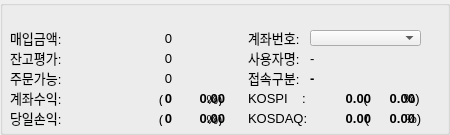
<?xml version="1.0" encoding="UTF-8"?>
<ui version="4.0">
 <class>GroupBox</class>
 <widget class="QGroupBox" name="GroupBox">
  <property name="windowModality">
   <enum>Qt::NonModal</enum>
  </property>
  <property name="geometry">
   <rect>
    <x>0</x>
    <y>0</y>
    <width>450</width>
    <height>135</height>
   </rect>
  </property>
  <property name="sizePolicy">
   <sizepolicy hsizetype="Preferred" vsizetype="Fixed">
    <horstretch>0</horstretch>
    <verstretch>0</verstretch>
   </sizepolicy>
  </property>
  <property name="minimumSize">
   <size>
    <width>450</width>
    <height>135</height>
   </size>
  </property>
  <property name="font">
   <font>
    <family>Arial</family>
    <pointsize>14</pointsize>
    <weight>75</weight>
    <bold>true</bold>
   </font>
  </property>
  <property name="windowTitle">
   <string>GroupBox</string>
  </property>
  <widget class="QLabel" name="lTotalBuyAmount">
   <property name="geometry">
    <rect>
     <x>10</x>
     <y>30</y>
     <width>56</width>
     <height>16</height>
    </rect>
   </property>
   <property name="font">
    <font>
     <family>Arial</family>
     <pointsize>10</pointsize>
     <weight>50</weight>
     <bold>false</bold>
    </font>
   </property>
   <property name="text">
    <string>매입금액:</string>
   </property>
  </widget>
  <widget class="QLabel" name="lTotalNowAmount">
   <property name="geometry">
    <rect>
     <x>10</x>
     <y>50</y>
     <width>56</width>
     <height>16</height>
    </rect>
   </property>
   <property name="font">
    <font>
     <family>Arial</family>
     <pointsize>10</pointsize>
     <weight>50</weight>
     <bold>false</bold>
    </font>
   </property>
   <property name="text">
    <string>잔고평가:</string>
   </property>
  </widget>
  <widget class="QLabel" name="lOrderableAmount">
   <property name="geometry">
    <rect>
     <x>10</x>
     <y>70</y>
     <width>56</width>
     <height>16</height>
    </rect>
   </property>
   <property name="font">
    <font>
     <family>Arial</family>
     <pointsize>10</pointsize>
     <weight>50</weight>
     <bold>false</bold>
    </font>
   </property>
   <property name="text">
    <string>주문가능:</string>
   </property>
  </widget>
  <widget class="QLabel" name="lTotalProfit">
   <property name="geometry">
    <rect>
     <x>10</x>
     <y>90</y>
     <width>232</width>
     <height>16</height>
    </rect>
   </property>
   <property name="font">
    <font>
     <family>Arial</family>
     <pointsize>10</pointsize>
     <weight>50</weight>
     <bold>false</bold>
    </font>
   </property>
   <property name="text">
    <string>계좌수익:                           (            %)</string>
   </property>
  </widget>
  <widget class="QLabel" name="uLabel1">
   <property name="geometry">
    <rect>
     <x>248</x>
     <y>30</y>
     <width>56</width>
     <height>16</height>
    </rect>
   </property>
   <property name="font">
    <font>
     <family>Arial</family>
     <pointsize>10</pointsize>
     <weight>50</weight>
     <bold>false</bold>
    </font>
   </property>
   <property name="text">
    <string>계좌번호:</string>
   </property>
  </widget>
  <widget class="QLabel" name="uLabel2">
   <property name="geometry">
    <rect>
     <x>248</x>
     <y>50</y>
     <width>56</width>
     <height>16</height>
    </rect>
   </property>
   <property name="font">
    <font>
     <family>Arial</family>
     <pointsize>10</pointsize>
     <weight>50</weight>
     <bold>false</bold>
    </font>
   </property>
   <property name="text">
    <string>사용자명:</string>
   </property>
  </widget>
  <widget class="QLabel" name="uLabel3">
   <property name="geometry">
    <rect>
     <x>248</x>
     <y>70</y>
     <width>56</width>
     <height>16</height>
    </rect>
   </property>
   <property name="font">
    <font>
     <family>Arial</family>
     <pointsize>10</pointsize>
     <weight>50</weight>
     <bold>false</bold>
    </font>
   </property>
   <property name="text">
    <string>접속구분:</string>
   </property>
  </widget>
  <widget class="QLabel" name="vTotalBuyAmount">
   <property name="geometry">
    <rect>
     <x>72</x>
     <y>30</y>
     <width>100</width>
     <height>16</height>
    </rect>
   </property>
   <property name="font">
    <font>
     <family>Arial</family>
     <pointsize>10</pointsize>
     <weight>50</weight>
     <bold>false</bold>
    </font>
   </property>
   <property name="text">
    <string>0</string>
   </property>
   <property name="alignment">
    <set>Qt::AlignRight|Qt::AlignTrailing|Qt::AlignVCenter</set>
   </property>
  </widget>
  <widget class="QLabel" name="vTotalNowAmount">
   <property name="geometry">
    <rect>
     <x>72</x>
     <y>50</y>
     <width>100</width>
     <height>16</height>
    </rect>
   </property>
   <property name="font">
    <font>
     <family>Arial</family>
     <pointsize>10</pointsize>
     <weight>50</weight>
     <bold>false</bold>
    </font>
   </property>
   <property name="text">
    <string>0</string>
   </property>
   <property name="alignment">
    <set>Qt::AlignRight|Qt::AlignTrailing|Qt::AlignVCenter</set>
   </property>
  </widget>
  <widget class="QLabel" name="vOrderableAmount">
   <property name="geometry">
    <rect>
     <x>72</x>
     <y>70</y>
     <width>100</width>
     <height>16</height>
    </rect>
   </property>
   <property name="font">
    <font>
     <family>Arial</family>
     <pointsize>10</pointsize>
     <weight>50</weight>
     <bold>false</bold>
    </font>
   </property>
   <property name="text">
    <string>0</string>
   </property>
   <property name="alignment">
    <set>Qt::AlignRight|Qt::AlignTrailing|Qt::AlignVCenter</set>
   </property>
  </widget>
  <widget class="QLabel" name="vTotalProfit">
   <property name="geometry">
    <rect>
     <x>72</x>
     <y>90</y>
     <width>100</width>
     <height>16</height>
    </rect>
   </property>
   <property name="font">
    <font>
     <family>Arial</family>
     <pointsize>10</pointsize>
     <weight>75</weight>
     <bold>true</bold>
    </font>
   </property>
   <property name="text">
    <string>0</string>
   </property>
   <property name="alignment">
    <set>Qt::AlignRight|Qt::AlignTrailing|Qt::AlignVCenter</set>
   </property>
  </widget>
  <widget class="QLabel" name="uValue2">
   <property name="geometry">
    <rect>
     <x>310</x>
     <y>50</y>
     <width>39</width>
     <height>16</height>
    </rect>
   </property>
   <property name="font">
    <font>
     <family>Arial</family>
     <pointsize>10</pointsize>
     <weight>50</weight>
     <bold>false</bold>
    </font>
   </property>
   <property name="text">
    <string>-</string>
   </property>
  </widget>
  <widget class="QLabel" name="uValue3">
   <property name="geometry">
    <rect>
     <x>310</x>
     <y>70</y>
     <width>56</width>
     <height>16</height>
    </rect>
   </property>
   <property name="font">
    <font>
     <family>Arial</family>
     <pointsize>10</pointsize>
     <weight>75</weight>
     <bold>true</bold>
    </font>
   </property>
   <property name="text">
    <string>-</string>
   </property>
  </widget>
  <widget class="QLabel" name="vTotalProfitRate">
   <property name="geometry">
    <rect>
     <x>182</x>
     <y>90</y>
     <width>43</width>
     <height>16</height>
    </rect>
   </property>
   <property name="font">
    <font>
     <family>Arial</family>
     <pointsize>10</pointsize>
     <weight>75</weight>
     <bold>true</bold>
    </font>
   </property>
   <property name="text">
    <string>0.00</string>
   </property>
   <property name="alignment">
    <set>Qt::AlignRight|Qt::AlignTrailing|Qt::AlignVCenter</set>
   </property>
  </widget>
  <widget class="QComboBox" name="uValue1">
   <property name="geometry">
    <rect>
     <x>310</x>
     <y>30</y>
     <width>111</width>
     <height>16</height>
    </rect>
   </property>
   <property name="font">
    <font>
     <family>Arial</family>
     <pointsize>8</pointsize>
     <weight>50</weight>
     <bold>false</bold>
    </font>
   </property>
  </widget>
  <widget class="QLabel" name="lTodayProfit">
   <property name="geometry">
    <rect>
     <x>10</x>
     <y>110</y>
     <width>232</width>
     <height>16</height>
    </rect>
   </property>
   <property name="font">
    <font>
     <family>Arial</family>
     <pointsize>10</pointsize>
     <weight>50</weight>
     <bold>false</bold>
    </font>
   </property>
   <property name="text">
    <string>당일손익:                           (            %)</string>
   </property>
  </widget>
  <widget class="QLabel" name="vTodayProfit">
   <property name="geometry">
    <rect>
     <x>72</x>
     <y>110</y>
     <width>100</width>
     <height>16</height>
    </rect>
   </property>
   <property name="font">
    <font>
     <family>Arial</family>
     <pointsize>10</pointsize>
     <weight>75</weight>
     <bold>true</bold>
    </font>
   </property>
   <property name="text">
    <string>0</string>
   </property>
   <property name="alignment">
    <set>Qt::AlignRight|Qt::AlignTrailing|Qt::AlignVCenter</set>
   </property>
  </widget>
  <widget class="QLabel" name="vTodayProfitRate">
   <property name="geometry">
    <rect>
     <x>182</x>
     <y>110</y>
     <width>43</width>
     <height>16</height>
    </rect>
   </property>
   <property name="font">
    <font>
     <family>Arial</family>
     <pointsize>10</pointsize>
     <weight>75</weight>
     <bold>true</bold>
    </font>
   </property>
   <property name="text">
    <string>0.00</string>
   </property>
   <property name="alignment">
    <set>Qt::AlignRight|Qt::AlignTrailing|Qt::AlignVCenter</set>
   </property>
  </widget>
  <widget class="QLabel" name="lKospi">
   <property name="geometry">
    <rect>
     <x>248</x>
     <y>90</y>
     <width>191</width>
     <height>16</height>
    </rect>
   </property>
   <property name="font">
    <font>
     <family>Arial</family>
     <pointsize>10</pointsize>
     <weight>50</weight>
     <bold>false</bold>
    </font>
   </property>
   <property name="text">
    <string>KOSPI    :                (          %)</string>
   </property>
  </widget>
  <widget class="QLabel" name="lKosdaq">
   <property name="geometry">
    <rect>
     <x>248</x>
     <y>110</y>
     <width>191</width>
     <height>16</height>
    </rect>
   </property>
   <property name="font">
    <font>
     <family>Arial</family>
     <pointsize>10</pointsize>
     <weight>50</weight>
     <bold>false</bold>
    </font>
   </property>
   <property name="text">
    <string>KOSDAQ:                (          %)</string>
   </property>
  </widget>
  <widget class="QLabel" name="vKospi">
   <property name="geometry">
    <rect>
     <x>310</x>
     <y>90</y>
     <width>61</width>
     <height>16</height>
    </rect>
   </property>
   <property name="font">
    <font>
     <family>Arial</family>
     <pointsize>10</pointsize>
     <weight>75</weight>
     <bold>true</bold>
    </font>
   </property>
   <property name="text">
    <string>0.00</string>
   </property>
   <property name="alignment">
    <set>Qt::AlignRight|Qt::AlignTrailing|Qt::AlignVCenter</set>
   </property>
  </widget>
  <widget class="QLabel" name="vKosdaq">
   <property name="geometry">
    <rect>
     <x>320</x>
     <y>110</y>
     <width>51</width>
     <height>16</height>
    </rect>
   </property>
   <property name="font">
    <font>
     <family>Arial</family>
     <pointsize>10</pointsize>
     <weight>75</weight>
     <bold>true</bold>
    </font>
   </property>
   <property name="text">
    <string>0.00</string>
   </property>
   <property name="alignment">
    <set>Qt::AlignRight|Qt::AlignTrailing|Qt::AlignVCenter</set>
   </property>
  </widget>
  <widget class="QLabel" name="vKospiRate">
   <property name="geometry">
    <rect>
     <x>374</x>
     <y>90</y>
     <width>41</width>
     <height>16</height>
    </rect>
   </property>
   <property name="font">
    <font>
     <family>Arial</family>
     <pointsize>10</pointsize>
     <weight>75</weight>
     <bold>true</bold>
    </font>
   </property>
   <property name="text">
    <string>0.00</string>
   </property>
   <property name="alignment">
    <set>Qt::AlignRight|Qt::AlignTrailing|Qt::AlignVCenter</set>
   </property>
  </widget>
  <widget class="QLabel" name="vKosdaqRate">
   <property name="geometry">
    <rect>
     <x>374</x>
     <y>110</y>
     <width>41</width>
     <height>16</height>
    </rect>
   </property>
   <property name="font">
    <font>
     <family>Arial</family>
     <pointsize>10</pointsize>
     <weight>75</weight>
     <bold>true</bold>
    </font>
   </property>
   <property name="text">
    <string>0.00</string>
   </property>
   <property name="alignment">
    <set>Qt::AlignRight|Qt::AlignTrailing|Qt::AlignVCenter</set>
   </property>
  </widget>
  <zorder>lTotalBuyAmount</zorder>
  <zorder>lTotalNowAmount</zorder>
  <zorder>lOrderableAmount</zorder>
  <zorder>lTotalProfit</zorder>
  <zorder>uLabel1</zorder>
  <zorder>uLabel2</zorder>
  <zorder>uLabel3</zorder>
  <zorder>uValue2</zorder>
  <zorder>uValue3</zorder>
  <zorder>vTotalBuyAmount</zorder>
  <zorder>vTotalNowAmount</zorder>
  <zorder>vOrderableAmount</zorder>
  <zorder>uValue1</zorder>
  <zorder>lTodayProfit</zorder>
  <zorder>vTodayProfit</zorder>
  <zorder>vTotalProfit</zorder>
  <zorder>vTotalProfitRate</zorder>
  <zorder>vTodayProfitRate</zorder>
  <zorder>lKospi</zorder>
  <zorder>lKosdaq</zorder>
  <zorder>vKospi</zorder>
  <zorder>vKosdaq</zorder>
  <zorder>vKospiRate</zorder>
  <zorder>vKosdaqRate</zorder>
 </widget>
 <resources/>
 <connections/>
</ui>
